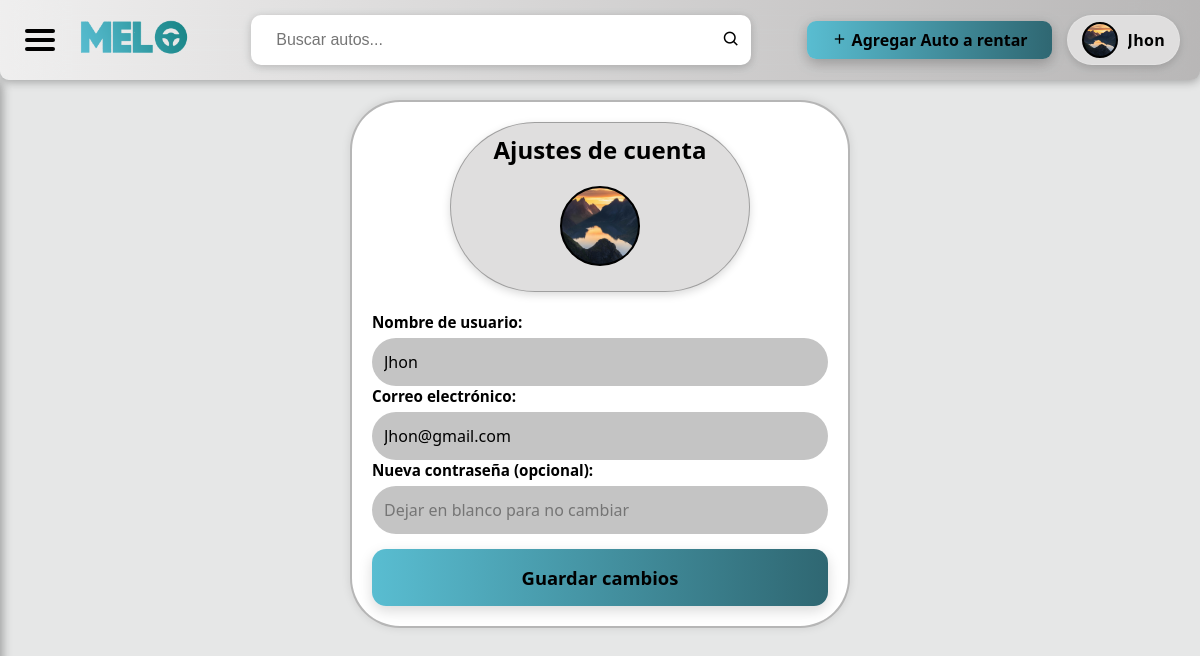
Page /settings.php (signed in) on the committed database.
### tables this page shows
CREATE TABLE `registro` (
  `ID_Registro` int(11) NOT NULL,
  `Nombre` varchar(100) NOT NULL,
  `CorreoElectronico` varchar(100) NOT NULL,
  `Contrasena` varchar(100) NOT NULL,
  `imagen_perfil` varchar(255) DEFAULT NULL,
  `imagen_fondo` varchar(255) DEFAULT NULL
);

### settings.php (the view, shortened to what this page needs)
<?php
require 'conexion.php';
$usuarioActual = $_SESSION['usuario'];
$stmt = $conn->prepare("SELECT * FROM registro WHERE Nombre = ?");
$stmt->bind_param("s", $usuarioActual);
$stmt->execute();
$resultado = $stmt->get_result();
$datos = $resultado->fetch_assoc();
?>
<!DOCTYPE html>
<html lang="es">
<head>
  <link rel="stylesheet" href="css/style.css">
  <link href='https://unpkg.com/boxicons@2.1.4/css/boxicons.min.css' rel='stylesheet'>
</head>
<?php include 'header.php'; ?>
<body>
<div class="ajustes-contenedor">
<div class="ajuste-ctn">
  <div class="ajustes-titulo"><h2>Ajustes de cuenta</h2></div>
  <?php if (!empty($datos['imagen_perfil'])): ?>
    <img src="<?php echo htmlspecialchars($datos['imagen_perfil']); ?>" class="ajustes-imagen-perfil" alt="Perfil">
  <?php else: ?>
    <img src="img/Profile_Icon.png" class="ajustes-imagen-perfil" alt="Perfil por defecto">
  <?php endif; ?>
</div>
  <form method="POST">
    <label for="nombre" class="ajustes-label">Nombre de usuario:</label>
    <input type="text" id="nombre" name="nombre" class="input-container" value="<?php echo htmlspecialchars($datos['Nombre']); ?>" required>
    <label for="correo" class="ajustes-label">Correo electrónico:</label>
    <input type="email" id="correo" name="correo" class="input-container" value="<?php echo htmlspecialchars($datos['CorreoElectronico']); ?>" required>
    <label for="contrasena" class="ajustes-label">Nueva contraseña (opcional):</label>
    <input type="password" id="contrasena" name="contrasena" class="input-container" placeholder="Dejar en blanco para no cambiar">
    <input type="submit" class="boton" value="Guardar cambios">
  </form>
</div>
</body>
</html>

### header.php (shortened to what this page needs)
<header class="main-header">
  <div class="toggle" id="menu-toggle" aria-label="Toggle menu" role="button" tabindex="0">
    <span></span><span></span><span></span>
  </div>
  <a href="index.php" onclick="if(window.location.pathname.endsWith('index.php')) return false class="logo-link" aria-label="Melo Logo">
    <img src="img/MeloFrontPagetext.png" alt="Melo Logo" class="titulo-img" title="La pagina principal de Melo" />
  </a>
<div class="Buscador">
  <form method="GET" action="index.php" style="display: flex; flex-direction: column; width: 100%; padding: 5px 10px; position: relative;">
    <div style="display: flex; align-items: center;">
      <input
        type="search"
        name="busqueda"
        class="buscardor-input"
        placeholder="Buscar autos..."
        title="Buscar autos disponibles"
        aria-label="Buscar autos disponibles"
        autocomplete="off"
        id="busquedaInput"
      />
      <button type="submit" style="background: none; border: none; cursor: pointer;">
        <i class='bx bx-search'></i>
      </button>
    </div>
  </form>
</div>
 <a href="agregar_auto.php" class="botonE"><i class='bx  bx-plus'  ></i> Agregar Auto a rentar</a>
  <div class="profile-container">
    <?php if (isset($_SESSION['usuario'])): ?>
      <?php
      $conexion = new mysqli("localhost", "root", "", "melocompany");
      $usuario = $_SESSION['usuario'];
      $sql = "SELECT imagen_perfil FROM registro WHERE Nombre = ?";
      $stmt = $conexion->prepare($sql);
      $stmt->bind_param("s", $usuario);
      $stmt->execute();
      $res = $stmt->get_result();
      $img = $res->fetch_assoc();
      $rutaPorDefecto = "img/Profile_Icon.png";
      $imagenRuta = (!empty($img['imagen_perfil']) && file_exists($img['imagen_perfil'])) ? $img['imagen_perfil'] : $rutaPorDefecto;
      ?>
      <div class="profile-info" style="display: flex; align-items: center; gap: 10px;">
        <img src="<?php echo htmlspecialchars($imagenRuta); ?>" alt="Imagen de perfil" class="profile-icon" />
        <span class="username"><?php echo htmlspecialchars($_SESSION['usuario']); ?></span>
      </div>
    <?php endif; ?>
  </div>
</header>

### rows in the picture
registro: imagen_perfil (picture), nombre "Jhon", correo "Jhon@gmail.com"

### other values in the picture
$_SESSION['usuario'] "Jhon"
